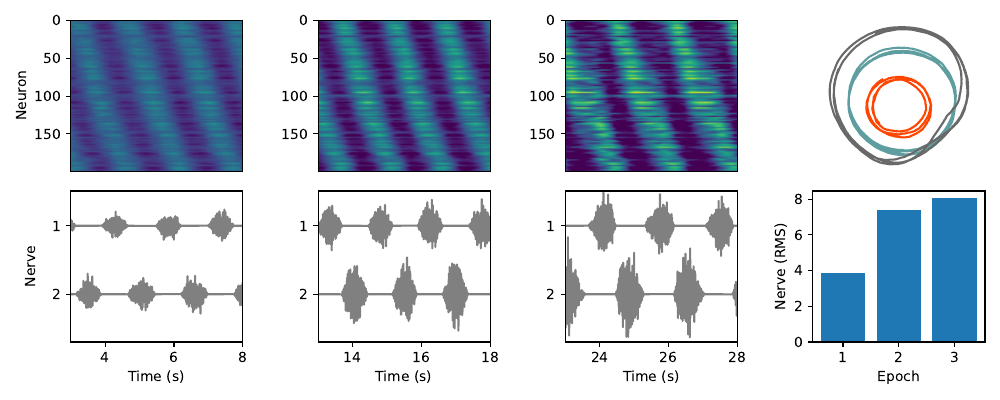

This chart was generated by the following Python code:
import numpy as np
import matplotlib.pyplot as plt
from spinalsim import *
from astropy.stats.circstats import circcorrcoef,circmean
plt.close('all')
plt.ion()

### Set up simulation
neuron_params = {
    'tau_V' : 50.,
    'seed' : 3,
    'stim_func' : stim_const_common,
	'gain_func' : gain_varying_common,
	'I_e':20.,
    'noise_ampl' : 4.,
    'f_V_func':tanh_f_V,
    'threshold':20.,
    'gain': 1.2,
    'fmax' : 50.,
    'V_init':0.,
    't_steps' : 30000,
    }

conn_params = {
    'N' : 200,
    'C' : .1,
    'frac_inh':.5,
    'g':1.,
    'W_radius':1.,
    'seed':1,
}

# Network connectivity
N = conn_params['N']
N_exc = int(N*(1.-conn_params['frac_inh']))
W = generate_W_dale_by_radius(**conn_params)
eigvals,eigvecs = np.linalg.eig(W)

max_idx = eigvals.real.argmax()
osc_mode = np.conj(eigvecs[:,max_idx])
neuron_phase = np.angle(osc_mode)
neuron_ampl = np.abs(osc_mode)
phase_sort = np.argsort(neuron_phase)

# Input
gain_vec = np.zeros(neuron_params['t_steps'])
gain_vec[0:10000] = 1.05#1.04#1.05
gain_vec[10000:20000] = 1.10#1.08#1.15
gain_vec[20000:] = 1.2#1.14#1.25

neuron_params['gain'] = gain_vec

# Simulation and analysis
R= simulate_network(W,**neuron_params)
PCs,proj_PC,var_exp = calc_PCA(R)

R[:,0] = R[:,1] # to avoid zeroes in circmean below
population_phase = np.zeros(neuron_params['t_steps'])
population_radius = np.zeros(neuron_params['t_steps'])
for i in range(neuron_params['t_steps']):
    population_phase[i] = circmean(neuron_phase,weights=R[:,i])
    population_radius[i] = np.std(R[:,i])

# Nerve readout
flexor = simple_readout(R,neuron_phase,N_exc,exc_phase=np.pi/2,inh_phase=-np.pi/2.,exc_spread=np.pi/4.,inh_spread=np.pi/4.)
extensor = simple_readout(R,neuron_phase,N_exc,exc_phase=-np.pi/2,inh_phase=np.pi/2,exc_spread=np.pi/4.,inh_spread=np.pi/4.)
tvec_s = np.linspace(0,neuron_params['t_steps']/1000,neuron_params['t_steps'])

RMS_periods = np.zeros(3)

RMS_periods[0] = np.sqrt(np.mean(flexor['drive'][3000:8000]**2.))
RMS_periods[1] = np.sqrt(np.mean(flexor['drive'][13000:18000]**2.))
RMS_periods[2] = np.sqrt(np.mean(flexor['drive'][23000:28000]**2.))

plt.figure(figsize=(10,4))
ax = plt.subplot(244)
ax.plot(proj_PC[0,3000:8000],proj_PC[1,3000:8000],'orangered')
ax.plot(proj_PC[0,13000:18000],proj_PC[1,13000:18000],'cadetblue')
ax.plot(proj_PC[0,23000:28000],proj_PC[1,23000:28000],'dimgray')
ax.axis('equal')
ax.axis('off')

ax = plt.subplot(248)
ax.bar(np.arange(3),RMS_periods)
ax.set_xticks([0,1,2])
ax.set_xticklabels(['1','2','3'])
ax.set_xlabel('Epoch')
ax.set_ylabel('Nerve (RMS)')

ax = plt.subplot(241)
ax.imshow(R[phase_sort,3000:8000],interpolation=None,vmin=10,vmax=50.)
ax.set_xticks([])
ax.axis('tight')
ax.set_ylabel('Neuron')
ax = plt.subplot(242)
ax.imshow(R[phase_sort,13000:18000],interpolation=None,vmin=10,vmax=50.)
ax.set_xticks([])
ax.axis('tight')
ax = plt.subplot(243)
ax.imshow(R[phase_sort,23000:28000],interpolation=None,vmin=10,vmax=50.)
ax.set_xticks([])
ax.axis('tight')

ax = plt.subplot(245)
ax.plot(tvec_s[3000:8000],extensor['nerve'][3000:8000],c='.5')#,alpha=.7)
ax.plot(tvec_s[3000:8000],1.2*np.max(extensor['nerve'])+flexor['nerve'][3000:8000],c='.5')#,alpha=.7)
ax.set_xlim([3.,8.])
ax.set_ylim([np.min(extensor['nerve']),1.2*np.max(extensor['nerve'])+np.max(flexor['nerve'])])
ax.set_xlabel('Time (s)')
ax.set_ylabel('Nerve',labelpad=10)
ax.set_yticks([0,1.2*np.max(extensor['nerve'])])
ax.set_yticklabels(['2','1'])

ax = plt.subplot(246)
ax.plot(tvec_s[13000:18000],extensor['nerve'][13000:18000],c='.5')#,alpha=.7)
ax.plot(tvec_s[13000:18000],1.2*np.max(extensor['nerve'])+flexor['nerve'][13000:18000],c='.5')#,alpha=.7)
ax.set_xlim([13.,18.])
ax.set_ylim([np.min(extensor['nerve']),1.2*np.max(extensor['nerve'])+np.max(flexor['nerve'])])

ax.set_xlabel('Time (s)')
# ax.set_ylabel('Nerve',labelpad=10)
ax.set_yticks([0,1.2*np.max(extensor['nerve'])])
ax.set_yticklabels(['2','1'])

ax = plt.subplot(247)
ax.plot(tvec_s[23000:28000],extensor['nerve'][23000:28000],c='.5')#,alpha=.7)
ax.plot(tvec_s[23000:28000],1.2*np.max(extensor['nerve'])+flexor['nerve'][23000:28000],c='.5')#,alpha=.7)
ax.set_xlim([23.,28.])
ax.set_ylim([np.min(extensor['nerve']),1.2*np.max(extensor['nerve'])+np.max(flexor['nerve'])])
ax.set_xlabel('Time (s)')
# ax.set_ylabel('Nerve',labelpad=10)
ax.set_yticks([0,1.2*np.max(extensor['nerve'])])
ax.set_yticklabels(['2','1'])


plt.tight_layout()
plt.savefig('Fig3.pdf')
